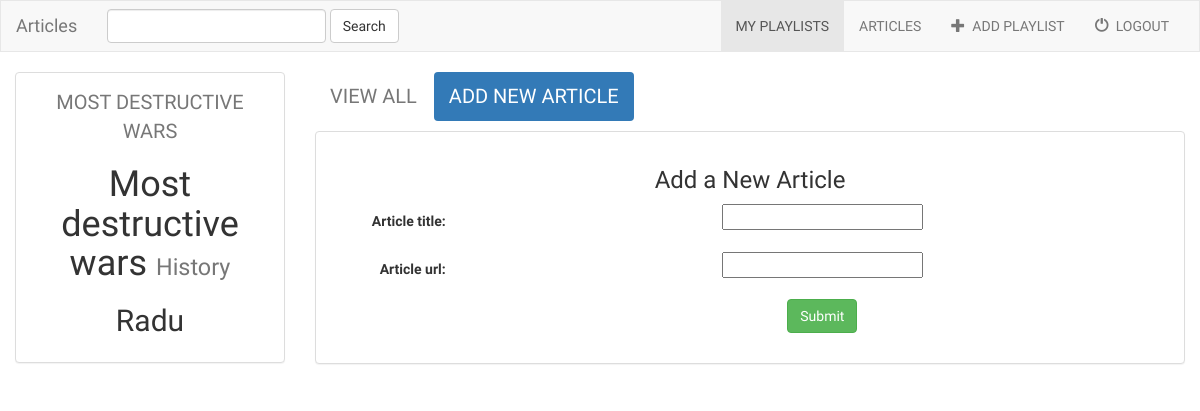
Screenshot of /articles/4/create_article/ with the database file from the repository.
### articles/models.py (models this page shows, shortened)
class Playlist(models.Model):
    user = models.ForeignKey(User, default=1)
    playlist_creator = models.CharField(max_length=200)
    playlist_title = models.CharField(max_length=200)
    playlist_topic = models.CharField(max_length=200)
    is_favourite = models.BooleanField(default=False)
    def __str__(self):
        return self.playlist_title

### articles/views.py (the view, shortened to what this page needs)
# urls.py: url(r'^(?P<playlist_id>[0-9]+)/create_article/$', views.create_article, name='create_article'),
def create_article(request, playlist_id):
    form = ArticleForm(request.POST or None, request.FILES or None)
    playlist = get_object_or_404(Playlist, pk=playlist_id)
    context = {
        'playlist': playlist,
        'form': form,
    }
    return render(request, 'articles/create_article.html', context)

### articles/forms.py
class ArticleForm(forms.ModelForm):
    class Meta:
        model = Article
        fields = ['article_title', 'article_url']

### articles/templates/articles/create_article.html (shortened to what this page needs)
{% extends 'articles/base.html' %}
{% block playlists_active %}active{% endblock %}
{% block body %}
<div class="container-fluid">
    <div class="row">
        <div class="col-sm-4 col-md-3">
            <div class="panel panel-default">
                <div class="panel-body">
                    <a href="{% url 'articles:detail' playlist.id %}">
                      {{ playlist.playlist_title }}
                    </a>
                    <h1>{{ playlist.playlist_title }} <small>{{ playlist.playlist_topic }}</small></h1>
                    <h2>{{ playlist.playlist_creator }}</h2>
                </div>
            </div>
        </div>
        <div class="col-sm-8 col-md-9">
            <ul class="nav nav-pills" style="margin-bottom: 10px;">
                <li role="presentation"><a href="{% url 'articles:detail' playlist.id %}">View All</a></li>
                <li role="presentation" class="active"><a href="{% url 'articles:create_article' playlist.id %}">Add New Article</a></li>
            </ul>
            <div class="panel panel-default">
                <div class="panel-body">
                    <h3>Add a New Article</h3>
                    <form class="form-horizontal" role="form" action="" method="post" enctype="multipart/form-data">
                        {% include 'articles/form_template.html' %}
                        <div class="form-group">
                            <div class="col-sm-offset-2 col-sm-10">
                                <button type="submit" class="btn btn-success">Submit</button>
                            </div>
                        </div>
                    </form>
                </div>
            </div>
        </div>
    </div>
</div>
{% endblock %}

### articles/static/style.css (style rules this page uses)
body { background: white; font-family: 'Fira Sans' }
.wrapper li { list-style: none; }
.wrapper ul { margin: 0; padding: 0; width: 100%; }
.wrapper a { color: #777; font-size: 20px; text-transform: uppercase; }
.active { color: #FFD366; }

### rows the page displays
Playlist: playlist_title "MOST DESTRUCTIVE WARS", playlist_title "Most destructive wars", playlist_topic "History", playlist_creator "Radu"

### other values shown
{{ field.label_tag }} "Article title:" "Article url:"
